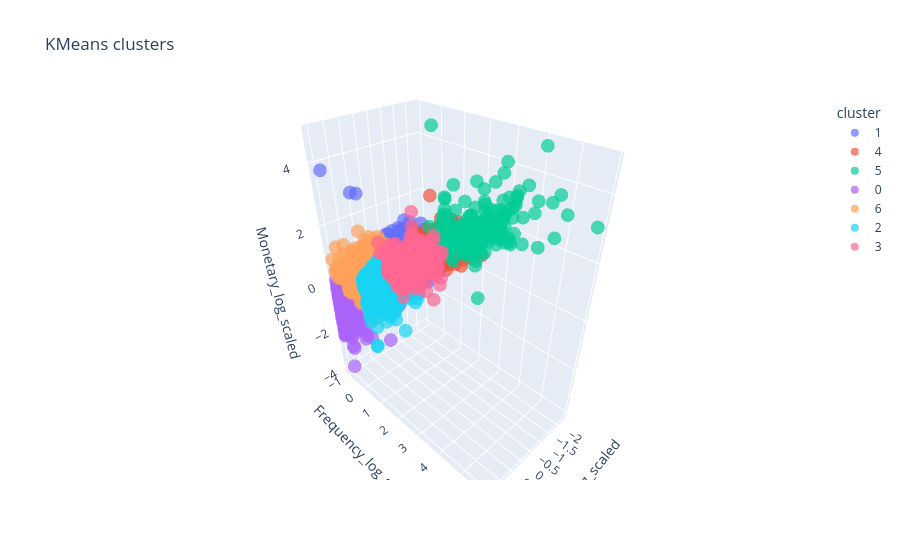

Notebook code for this chart:
### Code cell
X_k_trans = pipeline_kmeans[:-1].transform(X)

import pandas as pd

X_k_df = pd.DataFrame(
    X_k_trans,
    columns=["Recency_log_scaled", "Frequency_log_scaled", "Monetary_log_scaled"]
)

X_k_df["cluster"] = labels_kmeans.astype(str)

fig = px.scatter_3d(
    X_k_df,
    x="Recency_log_scaled",
    y="Frequency_log_scaled",
    z="Monetary_log_scaled",
    color="cluster",
    title="KMeans clusters",
    opacity=0.7
)

fig.show()

### Figure 1 — Plotly figure (JSON) as saved in the notebook; plotly's stock layout.template omitted (floating-point values rounded to 4 significant figures; data arrays with more than 128 entries replaced by an {"elided": "..."} marker saying what was removed)
{"data": [{"hovertemplate": "cluster=1<br>Recency_log_scaled=%{x}<br>Frequency_log_scaled=%{y}<br>Monetary_log_scaled=%{z}<extra></extra>", "legendgroup": "1", "marker": {"color": "#636efa", "opacity": 0.7, "symbol": "circle"}, "mode": "markers", "name": "1", "scene": "scene", "showlegend": true, "type": "scatter3d", "x": {"elided": "570 float values"}, "y": {"elided": "570 float values"}, "z": {"elided": "570 float values"}}, {"hovertemplate": "cluster=4<br>Recency_log_scaled=%{x}<br>Frequency_log_scaled=%{y}<br>Monetary_log_scaled=%{z}<extra></extra>", "legendgroup": "4", "marker": {"color": "#EF553B", "opacity": 0.7, "symbol": "circle"}, "mode": "markers", "name": "4", "scene": "scene", "showlegend": true, "type": "scatter3d", "x": {"elided": "359 float values"}, "y": {"elided": "359 float values"}, "z": {"elided": "359 float values"}}, {"hovertemplate": "cluster=5<br>Recency_log_scaled=%{x}<br>Frequency_log_scaled=%{y}<br>Monetary_log_scaled=%{z}<extra></extra>", "legendgroup": "5", "marker": {"color": "#00cc96", "opacity": 0.7, "symbol": "circle"}, "mode": "markers", "name": "5", "scene": "scene", "showlegend": true, "type": "scatter3d", "x": {"elided": "208 float values"}, "y": {"elided": "208 float values"}, "z": {"elided": "208 float values"}}, {"hovertemplate": "cluster=0<br>Recency_log_scaled=%{x}<br>Frequency_log_scaled=%{y}<br>Monetary_log_scaled=%{z}<extra></extra>", "legendgroup": "0", "marker": {"color": "#ab63fa", "opacity": 0.7, "symbol": "circle"}, "mode": "markers", "name": "0", "scene": "scene", "showlegend": true, "type": "scatter3d", "x": {"elided": "816 float values"}, "y": {"elided": "816 float values"}, "z": {"elided": "816 float values"}}, {"hovertemplate": "cluster=6<br>Recency_log_scaled=%{x}<br>Frequency_log_scaled=%{y}<br>Monetary_log_scaled=%{z}<extra></extra>", "legendgroup": "6", "marker": {"color": "#FFA15A", "opacity": 0.7, "symbol": "circle"}, "mode": "markers", "name": "6", "scene": "scene", "showlegend": true, "type": "scatter3d", "x": {"elided": "758 float values"}, "y": {"elided": "758 float values"}, "z": {"elided": "758 float values"}}, {"hovertemplate": "cluster=2<br>Recency_log_scaled=%{x}<br>Frequency_log_scaled=%{y}<br>Monetary_log_scaled=%{z}<extra></extra>", "legendgroup": "2", "marker": {"color": "#19d3f3", "opacity": 0.7, "symbol": "circle"}, "mode": "markers", "name": "2", "scene": "scene", "showlegend": true, "type": "scatter3d", "x": {"elided": "630 float values"}, "y": {"elided": "630 float values"}, "z": {"elided": "630 float values"}}, {"hovertemplate": "cluster=3<br>Recency_log_scaled=%{x}<br>Frequency_log_scaled=%{y}<br>Monetary_log_scaled=%{z}<extra></extra>", "legendgroup": "3", "marker": {"color": "#FF6692", "opacity": 0.7, "symbol": "circle"}, "mode": "markers", "name": "3", "scene": "scene", "showlegend": true, "type": "scatter3d", "x": {"elided": "575 float values"}, "y": {"elided": "575 float values"}, "z": {"elided": "575 float values"}}], "layout": {"legend": {"title": {"text": "cluster"}, "tracegroupgap": 0}, "scene": {"domain": {"x": [0, 1], "y": [0, 1]}, "xaxis": {"title": {"text": "Recency_log_scaled"}}, "yaxis": {"title": {"text": "Frequency_log_scaled"}}, "zaxis": {"title": {"text": "Monetary_log_scaled"}}}, "title": {"text": "KMeans clusters"}}}
